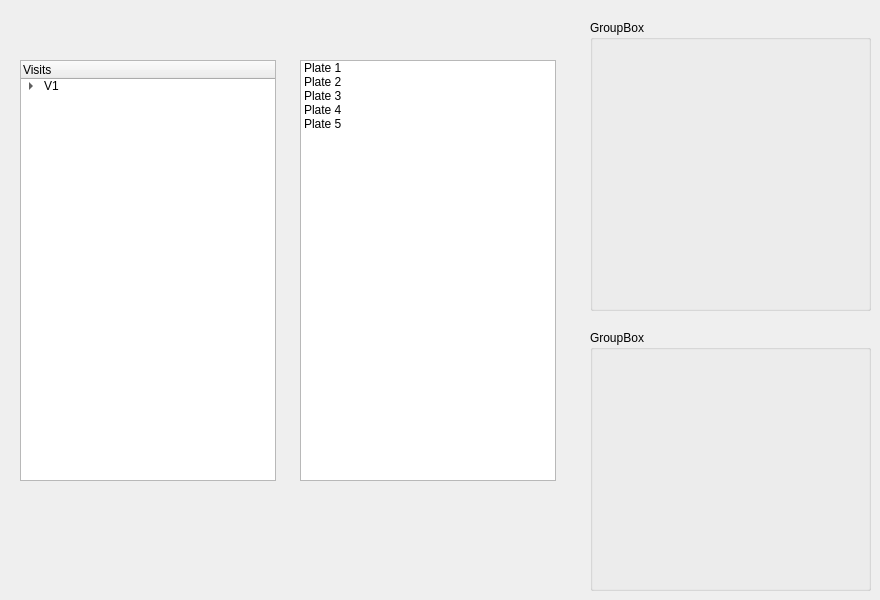
    <widget class="QWidget" name="tab_3">
     <attribute name="title">
      <string>Visit</string>
     </attribute>
     <widget class="QGroupBox" name="groupBox">
      <property name="geometry">
       <rect>
        <x>590</x>
        <y>20</y>
        <width>281</width>
        <height>291</height>
       </rect>
      </property>
      <property name="title">
       <string>GroupBox</string>
      </property>
     </widget>
     <widget class="QGroupBox" name="groupBox_2">
      <property name="geometry">
       <rect>
        <x>590</x>
        <y>330</y>
        <width>281</width>
        <height>261</height>
       </rect>
      </property>
      <property name="title">
       <string>GroupBox</string>
      </property>
     </widget>
     <widget class="QTreeWidget" name="treeWidget_3">
      <property name="geometry">
       <rect>
        <x>20</x>
        <y>60</y>
        <width>256</width>
        <height>421</height>
       </rect>
      </property>
      <property name="dragEnabled">
       <bool>true</bool>
      </property>
      <property name="dragDropMode">
       <enum>QAbstractItemView::DragDrop</enum>
      </property>
      <column>
       <property name="text">
        <string>Visits</string>
       </property>
      </column>
      <item>
       <property name="text">
        <string>V1</string>
       </property>
       <item>
        <property name="text">
         <string>Required</string>
        </property>
       </item>
       <item>
        <property name="text">
         <string>Optional</string>
        </property>
       </item>
       <item>
        <property name="text">
         <string>Display order</string>
        </property>
       </item>
       <item>
        <property name="text">
         <string>Miss visit</string>
        </property>
       </item>
      </item>
     </widget>
     <widget class="QListWidget" name="lw_plate">
      <property name="geometry">
       <rect>
        <x>300</x>
        <y>60</y>
        <width>256</width>
        <height>421</height>
       </rect>
      </property>
      <property name="dragEnabled">
       <bool>true</bool>
      </property>
      <property name="dragDropMode">
       <enum>QAbstractItemView::DragOnly</enum>
      </property>
      <item>
       <property name="text">
        <string>Plate 1</string>
       </property>
      </item>
      <item>
       <property name="text">
        <string>Plate 2</string>
       </property>
      </item>
      <item>
       <property name="text">
        <string>Plate 3</string>
       </property>
      </item>
      <item>
       <property name="text">
        <string>Plate 4</string>
       </property>
      </item>
      <item>
       <property name="text">
        <string>Plate 5</string>
       </property>
      </item>
     </widget>
    </widget>
